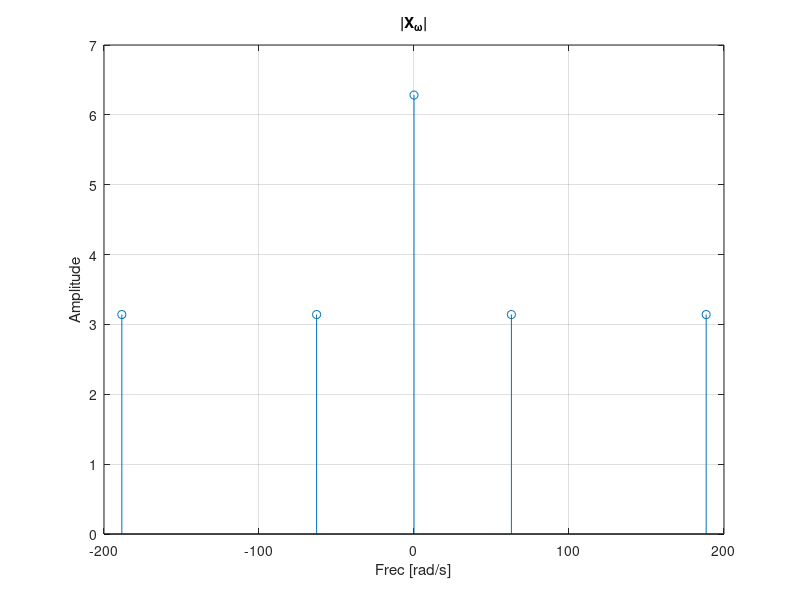

The MATLAB source for this figure:
w = [-60*pi -20*pi 0 20*pi 60*pi];
Xw = [pi pi 2*pi pi pi];

figure(1); 
stem(w,Xw);
grid on;
xlabel('Frec [rad/s]');
ylabel('Amplitude');
title('|X_\omega|', 'fontweight', 'bold');

 